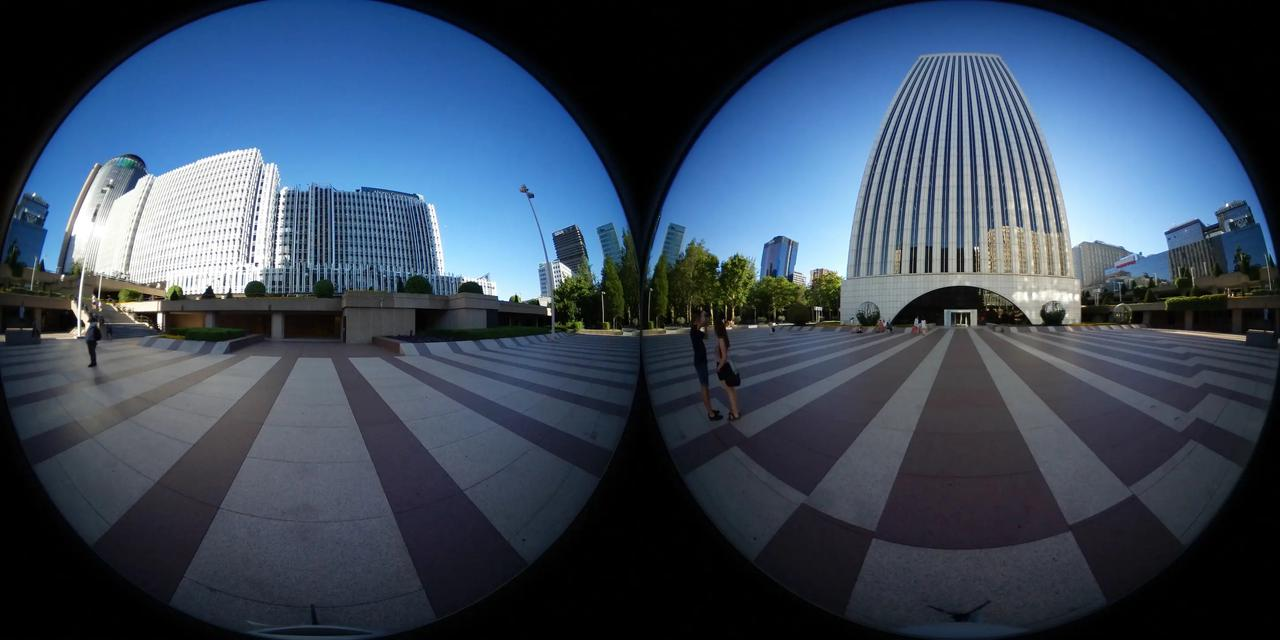
#> input picture python/camera_calibration/fisheye.png, 1280 x 640 px
$ python masks.py --image ../fisheye.png
#> lines starting #> are read from the running program, lines starting #| are printed output that depends on the picture; after the words box and inside, x2 and y2 are one past the last pixel; in counts of white or black regions, pixels touching at a corner belong together
"""Masking utilities for dual-fisheye overlap region detection."""
import cv2
import numpy as np
from typing import List, Tuple, Optional

# Angles normalized to [0°, 360°]: 0°=right, 90°=bottom, 180°=left, 270°=top
EXCLUDE_TOP_BOTTOM_90 = [(225, 315), (45, 135)]  # top (270°±45°) and bottom (90°±45°)
EXCLUDE_TOP_BOTTOM_60 = [(240, 300), (60, 120)]  # top (270°±30°) and bottom (90°±30°)


def make_ring_mask(h: int, w: int, cx: float, cy: float,
                   inner_r: float, outer_r: float,
                   exclude_angles: Optional[List[Tuple[float, float]]] = None) -> np.ndarray:
    """
    Create ring mask with optional angular exclusions.

    Args:
        h, w: Image dimensions
        cx, cy: Center in pixels
        inner_r, outer_r: Ring radii in pixels
        exclude_angles: Angle ranges to exclude [(start, end), ...]

    Returns:
        uint8 mask (255=valid, 0=excluded)
    """
    Y, X = np.meshgrid(np.arange(h), np.arange(w), indexing='ij')
    dist = np.sqrt((X.copy() - cx)**2 + (Y.copy() - cy)**2)
    # Negate Y because image coords have Y increasing downward
    phi_rad = np.arctan2(-(Y.copy() - cy), X.copy() - cx)  # [-π, π]
    phi_deg = np.degrees(phi_rad) % 360  # [0, 360)
    mask = (dist >= inner_r) & (dist <= outer_r)
    if exclude_angles:
        for start, end in exclude_angles:
                excl = (phi_deg >= start) & (phi_deg <= end)
                mask &= ~excl
    return mask.astype(np.uint8) * 255


def make_overlap_ring_mask(h: int, w: int, cx: float, cy: float, radius: float,
                           inner_ratio: float = 0.90, outer_ratio: float = 0.98,
                           exclude_angles: Optional[List[Tuple[float, float]]] = None) -> np.ndarray:
    """
    Create overlap ring mask for dual-fisheye calibration.

    This is the mask used during optimization to find feature matches
    in the overlap region between two fisheye lenses.

    Args:
        h, w: Image dimensions
        cx, cy: Lens center in pixels
        radius: Lens radius in pixels
        inner_ratio: Inner ring boundary as fraction of radius (default 0.75)
        outer_ratio: Outer ring boundary as fraction of radius (default 0.98)
        exclude_angles: Angle ranges to exclude [(start, end), ...] in degrees
                       Defaults to EXCLUDE_TOP_BOTTOM_90 to avoid tripod/handle

    Returns:
        uint8 mask (255=valid, 0=excluded)
    """
    if exclude_angles is None:
        exclude_angles = EXCLUDE_TOP_BOTTOM_90

    inner_r = inner_ratio * radius
    outer_r = outer_ratio * radius

    return make_ring_mask(h, w, cx, cy, inner_r, outer_r, exclude_angles)


# [50 lines left out: function make_rectangular_overlap_mask, not called in this run]

if __name__ == "__main__":
    import sys
    import argparse

    parser = argparse.ArgumentParser(description='Test mask visualizations')
    parser.add_argument('--rect', action='store_true', help='Test rectangular overlap mask (for equirect images)')
    parser.add_argument('--image', type=str, help='Input image file path')
    args = parser.parse_args()

    if args.rect:
        # Test rectangular overlap mask
        print("Testing rectangular overlap mask for equirectangular images")

        # Check if an image file is provided
        if args.image:
            # Use provided image
            test_img = cv2.imread(args.image)
            if test_img is None:
                print(f"Error: Could not load image: {args.image}")
                sys.exit(1)
            print(f"Loaded image: {args.image}")
        else:
            # Create test image (simulating 360° equirect)
            h, w = 1000, 2000
            test_img = np.zeros((h, w, 3), dtype=np.uint8)
            test_img[:, :w//2] = (100, 100, 255)  # Left half (blue)
            test_img[:, w//2:] = (255, 100, 100)  # Right half (red)
            print("Using synthetic test image")

        h, w = test_img.shape[:2]

        # Create rectangular overlap mask
        mask = make_rectangular_overlap_mask(h, w, width_ratio=0.08, height_ratio=.5)

        print(f"Image: {w}x{h}")
        print(f"Overlap width: {int((w/2) * 0.08)} pixels per band ({0.08*100}% of half-width)")
        print(f"Overlap height: {int(h * 0.5)} pixels ({0.5*100}% of height)")
        print(f"Mask pixels included: {np.sum(mask > 0)}")
        print(f"Three bands: left edge, middle seam, right edge")

        # Overlay mask on image for visualization
        overlay = test_img.copy()
        overlay[mask > 0] = (0, 255, 0)  # Green = overlap region
        blended = cv2.addWeighted(test_img, 0.5, overlay, 0.5, 0)

        cv2.imshow("rectangular mask (white=overlap)", mask)
        cv2.imshow("overlay (green=overlap bands)", blended)
        cv2.waitKey(0)
        cv2.destroyAllWindows()
    else:
        # Test ring mask on fisheye image
        if args.image:
            img_path = args.image
        else:
            img_path = "fisheye.png"

        img = cv2.imread(img_path)
#> img is the input picture: shape (640, 1280, 3); mean B, G, R 90.6, 72, 57.8
        if img is None:
            print(f"Error: Could not load image: {img_path}")
            print("\nUsage:")
            print("  python masks.py --image image.png     # Test ring mask on fisheye image")
            print("  python masks.py --rect --image image.png  # Test rectangular overlap mask on equirect image")
            sys.exit(1)
        else:
            print(f"Loaded image: {img_path}")
            h, w = img.shape[:2]
#> h = 640; w = 1280
            # For dual-fisheye side-by-side: each lens is h×h, left lens center is at (h/2, h/2)
            lens_size = min(h, w)
#> lens_size = 640
            cx, cy = lens_size // 2, lens_size // 2
#> cx = 320; cy = 320
            radius = lens_size // 2
#> radius = 320

            print(f"Image: {w}x{h}, center=({cx}, {cy}), radius={radius}")
#| Image: 1280x640, center=(320, 320), radius=320
            print(f"Excluding angles: {EXCLUDE_TOP_BOTTOM_90}")

            # Use same mask as calibrate_stitching.py optimization
            mask = make_overlap_ring_mask(h, w, cx, cy, radius)
#> in make_ring_mask, `phi_deg = np.degrees(phi_rad) % 360`:
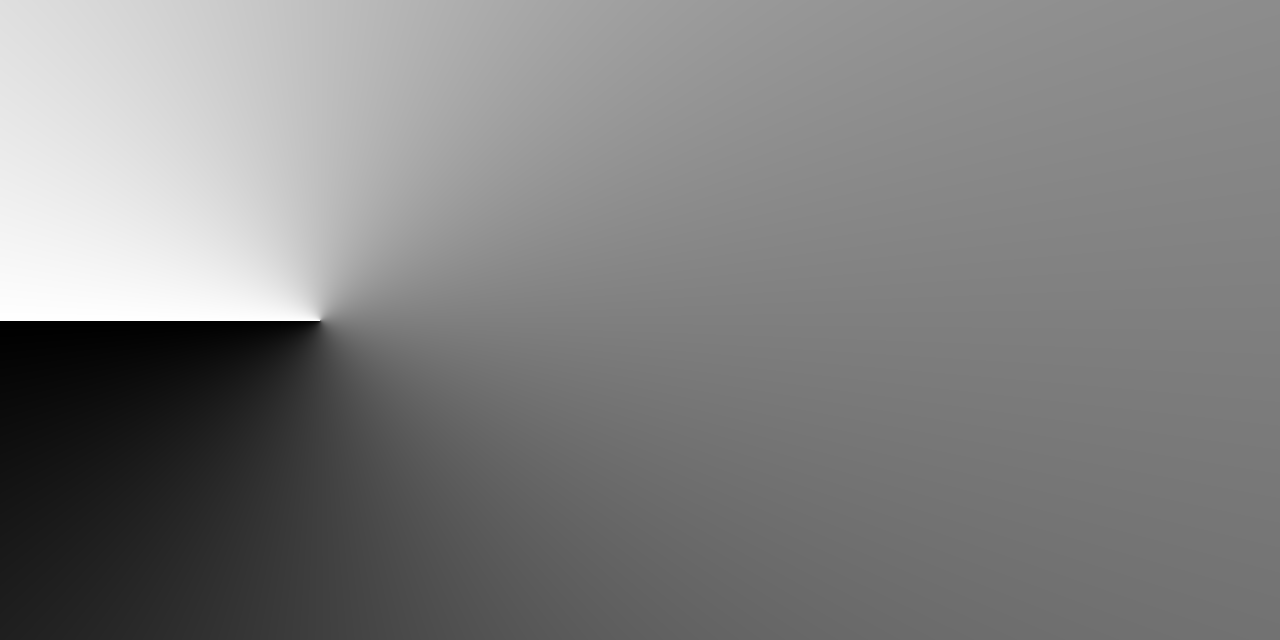
#> phi_rad: shape (640, 1280) float64; min -3.14, max 3.14, mean 0.00284; drawn with min black and max white
#> after the loop in make_ring_mask, `for start, end in exclude_angles:`:
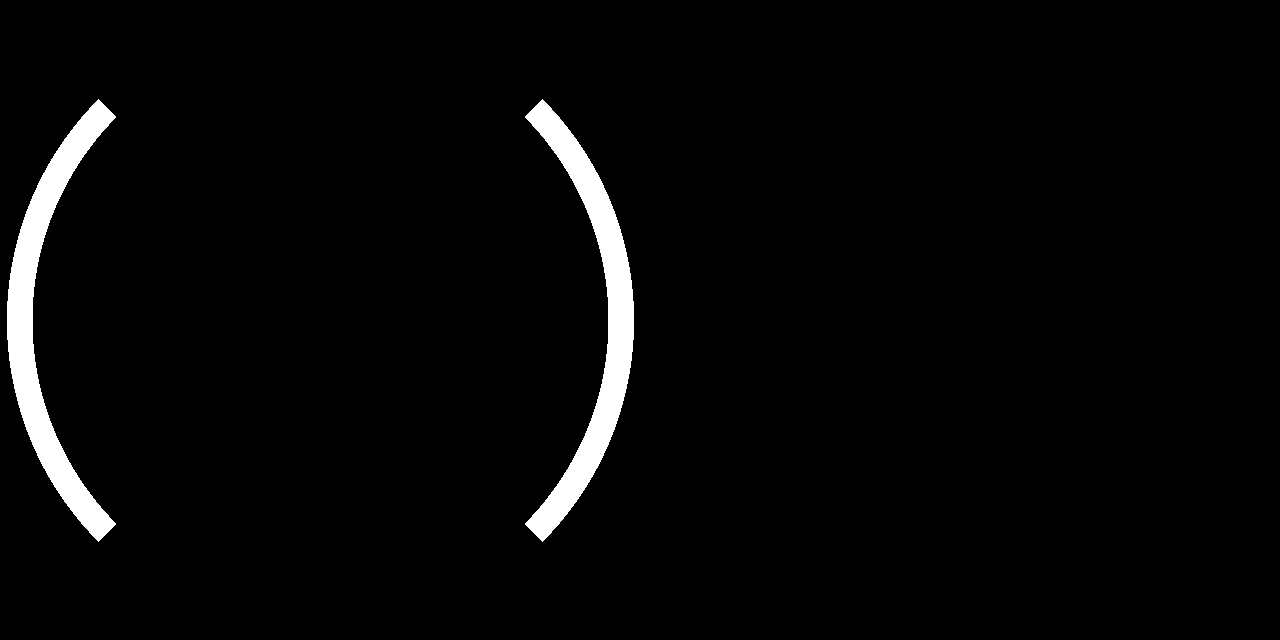
#> mask: shape (640, 1280) bool; 3% white; 2 white regions, box (x1, y1, x2, y2) and area: (7, 99, 116, 542) 12090, (525, 99, 634, 542) 12090

            print(f"Mask pixels included: {np.sum(mask > 0)}")
#| Mask pixels included: 24180

            # Overlay mask on image for visualization
            overlay = img.copy()
            overlay[mask > 0] = (0, 255, 0)  # Green = included region
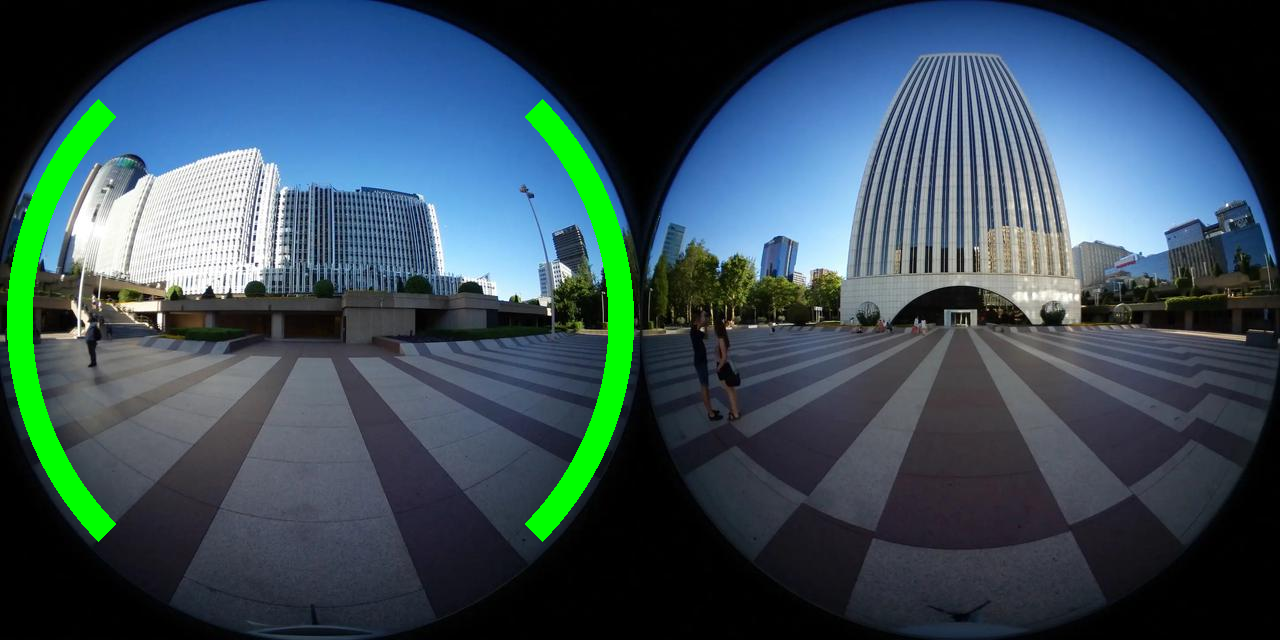
#> overlay: shape (640, 1280, 3); 2.95% of pixels changed, all inside (x1, y1, x2, y2) = (7, 99, 634, 542)
            blended = cv2.addWeighted(img, 0.5, overlay, 0.5, 0)
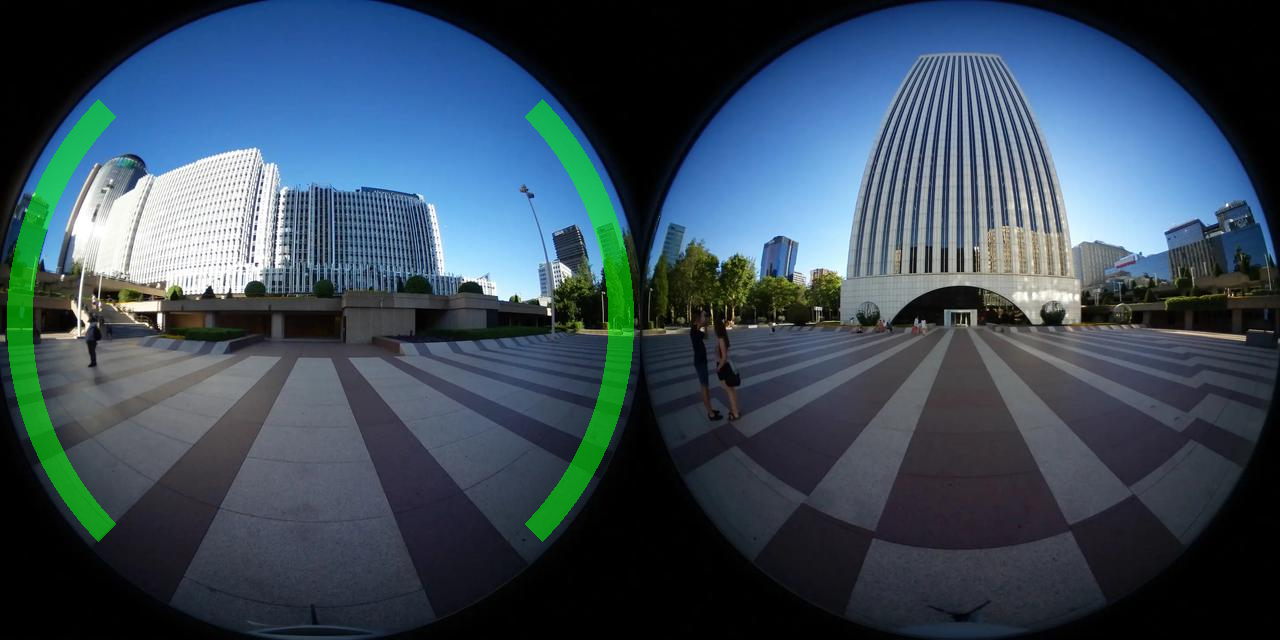
#> blended: shape (640, 1280, 3); mean B, G, R 89.2, 74.8, 57.2

            cv2.imshow("ring mask (white=included)", mask)
            cv2.imshow("overlay (green=included)", blended)
            cv2.waitKey(0)
            cv2.destroyAllWindows()
